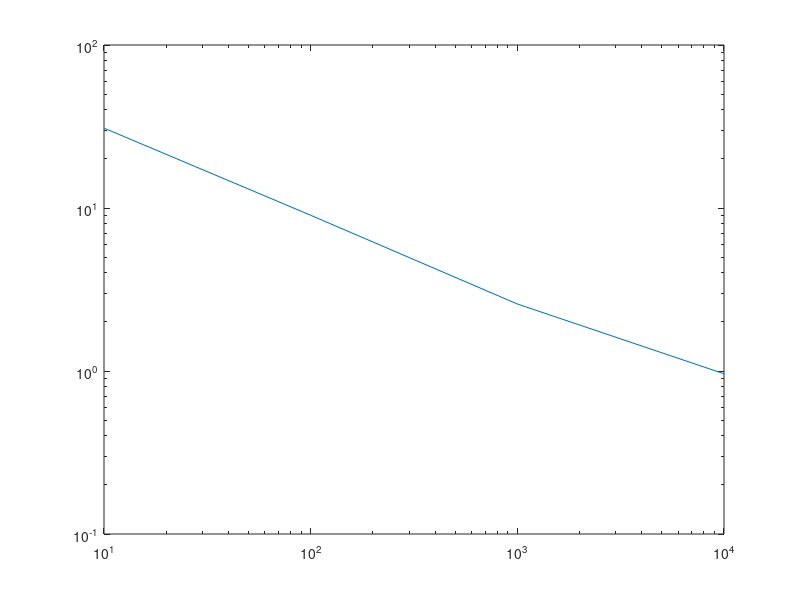

This figure's MATLAB source:
graphics_toolkit("qt");

Nr = [10, 100, 1000, 10000];
Nsets = 100;
X = linspace(0, Nsets, Nsets);
Rhat = zeros(1, Nsets);
Rreal = ones(1, Nsets) * 1000;

S = [];
for N = Nr
	for idx = 1:Nsets
		T = linspace(0, 1, N);
		i0 = 0.01;
		R0 = 1000;
		u0 = R0 * i0;
		u = u0 + randn(N, 1);
		i = i0;

		R = sum(u./i) / N;
		Vr = sum((u - R * i).^2) / N;

		Rhat(idx) = R;
	end

	S = [S std(Rhat)];
end

%plot(X, Rhat, "*", X, Rreal); ylim([900 1100]);
loglog(Nr, S);

input("..");
